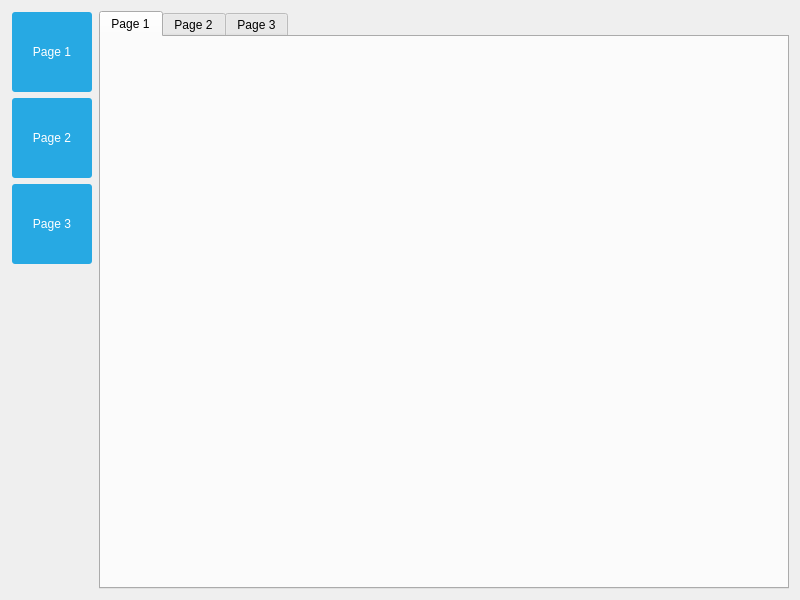
<?xml version="1.0" encoding="UTF-8"?>
<ui version="4.0">
 <class>MainWindow</class>
 <widget class="QMainWindow" name="MainWindow">
  <property name="geometry">
   <rect>
    <x>0</x>
    <y>0</y>
    <width>800</width>
    <height>600</height>
   </rect>
  </property>
  <property name="windowTitle">
   <string>MainWindow</string>
  </property>
  <property name="styleSheet">
   <string notr="true">QPushButton
{
color: white;
background-color: #27a9e3;
border-width: 0px;
border-radius: 3px;
}
QPushButton:hover
{
color: white;
background-color: #66c011;
border-width: 0px;
border-radius: 3px;
}
QPushButton:pressed
{
color: white;
background-color: yellow;
border-width: 0px;
border-radius: 3px;
}
QPushButton[pagematches=true]
{
color: white;
background-color: red;
border-width: 0px;
border-radius: 3px;
}</string>
  </property>
  <widget class="QWidget" name="centralWidget">
   <layout class="QHBoxLayout" name="horizontalLayout">
    <item>
     <layout class="QVBoxLayout" name="verticalLayout">
      <property name="leftMargin">
       <number>1</number>
      </property>
      <property name="topMargin">
       <number>1</number>
      </property>
      <property name="rightMargin">
       <number>1</number>
      </property>
      <property name="bottomMargin">
       <number>1</number>
      </property>
      <item>
       <widget class="QPushButton" name="pushButton">
        <property name="sizePolicy">
         <sizepolicy hsizetype="Fixed" vsizetype="Fixed">
          <horstretch>0</horstretch>
          <verstretch>0</verstretch>
         </sizepolicy>
        </property>
        <property name="minimumSize">
         <size>
          <width>80</width>
          <height>80</height>
         </size>
        </property>
        <property name="text">
         <string>Page 1</string>
        </property>
       </widget>
      </item>
      <item>
       <widget class="QPushButton" name="pushButton_2">
        <property name="sizePolicy">
         <sizepolicy hsizetype="Fixed" vsizetype="Fixed">
          <horstretch>0</horstretch>
          <verstretch>0</verstretch>
         </sizepolicy>
        </property>
        <property name="minimumSize">
         <size>
          <width>80</width>
          <height>80</height>
         </size>
        </property>
        <property name="text">
         <string>Page 2</string>
        </property>
       </widget>
      </item>
      <item>
       <widget class="QPushButton" name="pushButton_3">
        <property name="sizePolicy">
         <sizepolicy hsizetype="Fixed" vsizetype="Fixed">
          <horstretch>0</horstretch>
          <verstretch>0</verstretch>
         </sizepolicy>
        </property>
        <property name="minimumSize">
         <size>
          <width>80</width>
          <height>80</height>
         </size>
        </property>
        <property name="text">
         <string>Page 3</string>
        </property>
       </widget>
      </item>
      <item>
       <spacer name="verticalSpacer">
        <property name="orientation">
         <enum>Qt::Vertical</enum>
        </property>
        <property name="sizeHint" stdset="0">
         <size>
          <width>20</width>
          <height>40</height>
         </size>
        </property>
       </spacer>
      </item>
     </layout>
    </item>
    <item>
     <layout class="QVBoxLayout" name="verticalLayout_2">
      <item>
       <widget class="QTabWidget" name="tabWidget">
        <property name="currentIndex">
         <number>0</number>
        </property>
        <widget class="QWidget" name="tab">
         <attribute name="title">
          <string>Page 1</string>
         </attribute>
        </widget>
        <widget class="QWidget" name="tab_2">
         <attribute name="title">
          <string>Page 2</string>
         </attribute>
        </widget>
        <widget class="QWidget" name="tab_3">
         <attribute name="title">
          <string>Page 3</string>
         </attribute>
        </widget>
       </widget>
      </item>
     </layout>
    </item>
   </layout>
  </widget>
 </widget>
 <layoutdefault spacing="6" margin="11"/>
 <resources/>
 <connections/>
</ui>
